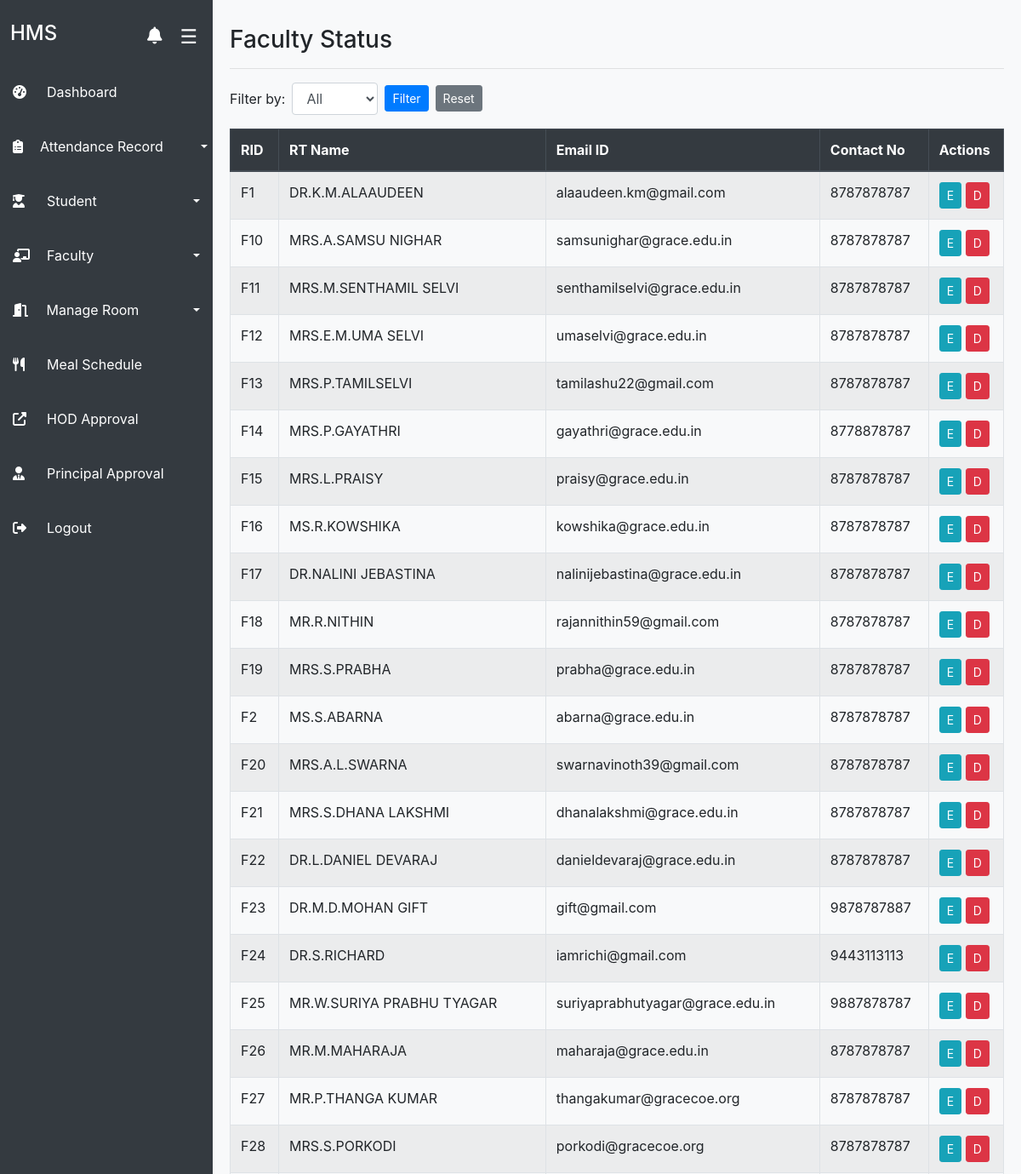
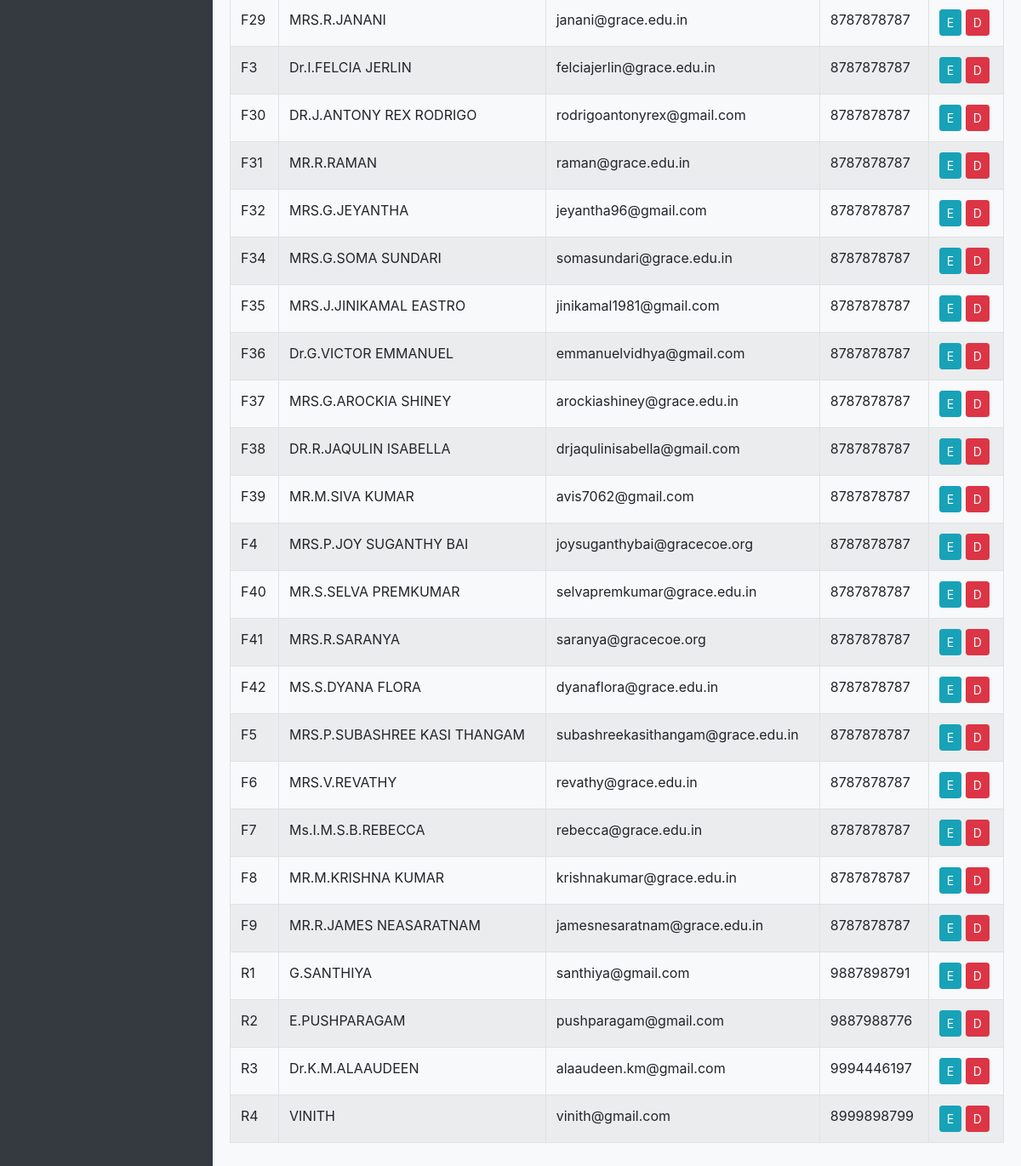
The page /admin/view_teachers.php (signed in) on the database its author committed (2 pictures, top to bottom).
### tables this page shows
CREATE TABLE `teachers` (
  `rid` varchar(255) NOT NULL,
  `name` varchar(255) NOT NULL,
  `email` varchar(255) NOT NULL,
  `password` varchar(255) NOT NULL,
  `gender` varchar(255) NOT NULL,
  `mobile` varchar(255) NOT NULL,
  `department` varchar(200) NOT NULL,
  `current_year` varchar(200) NOT NULL
);

### admin/view_teachers.php (the view, shortened to what this page needs)
<?php
include('../includes/dbconn.php');
?>
<!DOCTYPE html>
<html lang="en">
<head>
    <link rel="stylesheet" href="https://stackpath.bootstrapcdn.com/bootstrap/4.3.1/css/bootstrap.min.css">
</head>
<body style="background-color: #f8f9fa;">
<?php include('sidebar.php'); ?>
<br>
<div class="main-content">
    <h3>Faculty Status</h3>
    <hr>
    <form method="GET" class="form-inline mb-3">
        <label for="gender" class="mr-2">Filter by:</label>
        <select name="gender" id="gender" class="form-control mr-2">
            <option value="">All</option>
        </select>
        <button type="submit" class="btn btn-primary btn-sm mr-2">Filter</button>
        <a href="view_teachers.php" class="btn btn-secondary btn-sm">Reset</a>
    </form>
    <div class="mobile-scroll-table">
        <table class="table table-bordered table-striped">
            <thead class="thead-dark">
                <tr>
                    <th>RID</th>
                    <th>RT Name</th>
                    <th>Email ID</th>
                    <th>Contact No</th>
                    <th>Actions</th>
                </tr>
            </thead>
            <tbody>
                <?php
                $gender_filter = isset($_GET['gender']) && !empty($_GET['gender']) ? $_GET['gender'] : '';
                if ($gender_filter) {
                    $stmt = $connection->prepare("SELECT * FROM teachers WHERE gender = ? ORDER BY rid ASC");
                    $stmt->bind_param("s", $gender_filter);
                    $stmt->execute();
                    $query_run = $stmt->get_result();
                } else {
                    $query_run = mysqli_query($connection, "SELECT * FROM teachers ORDER BY rid ASC");
                }
                if (mysqli_num_rows($query_run) > 0) {
                    while ($row = mysqli_fetch_assoc($query_run)) {
                        echo "<tr>
                                <td>" . htmlspecialchars($row['rid']) . "</td>
                                <td>" . htmlspecialchars($row['name']) . "</td>
                                <td>" . htmlspecialchars($row['email']) . "</td>
                                <td>" . htmlspecialchars($row['mobile']) . "</td>
                                <td>
                                    <a href='edit_teacher.php?id={$row['rid']}' class='btn btn-info btn-sm'>E</a>
                                    <a href='delete_teacher.php?id={$row['rid']}' class='btn btn-danger btn-sm' onclick='return confirm(\"Are you sure you want to delete this faculty?\")'>D</a>
                                </td>
                              </tr>";
                    }
                } else {
                    echo "<tr><td colspan='6' class='text-center'>No faculty found.</td></tr>";
                }
                ?>
            </tbody>
        </table>
    </div>
</div>
</body>
</html>

### admin/sidebar.php (shortened to what this page needs)
<div class="sidebar">
<div class="sidebar-header">
<h4 class="text-center text-white" id="hms-title">HMS</h4>
        <div class="header-icons">
   <div class="bell-wrapper">
    <i class="fas fa-bell bell-icon" id="bell-icon"></i>
</div>
    <button class="toggle-btn" onclick="toggleSidebar()">☰</button>
       </div></div>
    <br>
    <a href="dashboard.php">
        <i class="fas fa-tachometer-alt"></i> Dashboard
    </a>
    <a href="#" class="dropdown-toggle" data-menu="attendance-menu">
        <i class="fas fa-clipboard-list"></i> Attendance Record <i class="fas fa- dropdown-icon"></i>
    </a>
    <a href="#" class="dropdown-toggle" data-menu="student-menu">
        <i class="fas fa-user-graduate"></i> Student <i class="fas fa- dropdown-icon"></i>
    </a>
    <a href="#" class="dropdown-toggle" data-menu="faculty-menu">
        <i class="fas fa-chalkboard-teacher"></i> Faculty <i class="fas fa- dropdown-icon"></i>
    </a>
     <a href="#" class="dropdown-toggle" data-menu="meal-menu">
        <i class="fas fa-door-open"></i>Manage Room <i class="fas fa- dropdown-icon"></i>
    </a>
    <a href="food_schedule.php">
        <i class="fas fa-utensils"></i> Meal Schedule
    </a>
    <a class="nav-link" href="admin_outpass_requests.php">
        <i class="fas fa-external-link-alt"></i> HOD Approval
    </a>
<a class="nav-link" href="principal_outpass_requests.php">
    <i class="fas fa-user-tie"></i> Principal Approval
</a>
    <a href="logout.php">
        <i class="fas fa-sign-out-alt"></i> Logout
    </a>
</div>
<link rel="stylesheet" href="https://cdnjs.cloudflare.com/ajax/libs/font-awesome/6.4.2/css/all.min.css">

### admin/view_teachers.php (style rules this page uses)
.sidebar { width: 250px; background-color: #343a40; height: 100vh; position: fixed; top: 0; left: 0; transition: transform 0.3s ease-in-out; z-index: 1000; }
.main-content { margin-left: 250px; margin-top: -14px; padding: 20px; transition: margin-left 0.3s ease; }
.table td, .table th { white-space: nowrap; }

### admin/sidebar.php (style rules this page uses)
.sidebar { height: 100%; width: 250px; position: fixed; top: 0; left: 0; background-color: #343a40; padding-top: 25px; transition: width 0.3s ease-in-out; z-index: 999; }
.sidebar-header { display: flex; justify-content: space-between; align-items: center; padding: 0 12px; }
.header-icons { display: flex; align-items: center; gap: 15px; }
.bell-wrapper { position: relative; display: inline-block; }
.bell-icon { color: white; font-size: 20px; cursor: pointer; transition: transform 0.2s; }
.toggle-btn { background: none; border: none; font-size: 23px; color: white; cursor: pointer; transition: transform 0.3s; }
.sidebar a { display: flex; align-items: center; gap: 20px; color: white; padding: 10px 15px; text-decoration: none; font-size: 16px; transition: all 0.3s; margin-bottom: 20px; }
.sidebar a i { width: 20px; }

### rows shown on the page
teachers: rid "F1", name "DR.K.M.ALAAUDEEN", email "alaaudeen.km@gmail.com", mobile "8787878787"
teachers: rid "F10", name "MRS.A.SAMSU NIGHAR", email "samsunighar@grace.edu.in", mobile "8787878787"
teachers: rid "F11", name "MRS.M.SENTHAMIL SELVI", email "senthamilselvi@grace.edu.in", mobile "8787878787"
teachers: rid "F12", name "MRS.E.M.UMA SELVI", email "umaselvi@grace.edu.in", mobile "8787878787"
teachers: rid "F13", name "MRS.P.TAMILSELVI", email "tamilashu22@gmail.com", mobile "8787878787"
teachers: rid "F14", name "MRS.P.GAYATHRI", email "gayathri@grace.edu.in", mobile "8778878787"
teachers: rid "F15", name "MRS.L.PRAISY", email "praisy@grace.edu.in", mobile "8787878787"
teachers: rid "F16", name "MS.R.KOWSHIKA", email "kowshika@grace.edu.in", mobile "8787878787"
teachers: rid "F17", name "DR.NALINI JEBASTINA", email "nalinijebastina@grace.edu.in", mobile "8787878787"
teachers: rid "F18", name "MR.R.NITHIN", email "rajannithin59@gmail.com", mobile "8787878787"
teachers: rid "F19", name "MRS.S.PRABHA", email "prabha@grace.edu.in", mobile "8787878787"
teachers: rid "F2", name "MS.S.ABARNA", email "abarna@grace.edu.in", mobile "8787878787"
teachers: rid "F20", name "MRS.A.L.SWARNA", email "swarnavinoth39@gmail.com", mobile "8787878787"
teachers: rid "F21", name "MRS.S.DHANA LAKSHMI", email "dhanalakshmi@grace.edu.in", mobile "8787878787"
teachers: rid "F22", name "DR.L.DANIEL DEVARAJ", email "danieldevaraj@grace.edu.in", mobile "8787878787"
teachers: rid "F23", name "DR.M.D.MOHAN GIFT", email "gift@gmail.com", mobile "9878787887"
teachers: rid "F24", name "DR.S.RICHARD", email "iamrichi@gmail.com", mobile "9443113113"
teachers: rid "F25", name "MR.W.SURIYA PRABHU TYAGAR", email "suriyaprabhutyagar@grace.edu.in", mobile "9887878787"
teachers: rid "F26", name "MR.M.MAHARAJA", email "maharaja@grace.edu.in", mobile "8787878787"
teachers: rid "F27", name "MR.P.THANGA KUMAR", email "thangakumar@gracecoe.org", mobile "8787878787"
teachers: rid "F28", name "MRS.S.PORKODI", email "porkodi@gracecoe.org", mobile "8787878787"
teachers: rid "F29", name "MRS.R.JANANI", email "janani@grace.edu.in", mobile "8787878787"
teachers: rid "F3", name "Dr.I.FELCIA JERLIN", email "felciajerlin@grace.edu.in", mobile "8787878787"
teachers: rid "F30", name "DR.J.ANTONY REX RODRIGO", email "rodrigoantonyrex@gmail.com", mobile "8787878787"
teachers: rid "F31", name "MR.R.RAMAN", email "raman@grace.edu.in", mobile "8787878787"
teachers: rid "F32", name "MRS.G.JEYANTHA", email "jeyantha96@gmail.com", mobile "8787878787"
teachers: rid "F34", name "MRS.G.SOMA SUNDARI", email "somasundari@grace.edu.in", mobile "8787878787"
teachers: rid "F35", name "MRS.J.JINIKAMAL EASTRO", email "jinikamal1981@gmail.com", mobile "8787878787"
teachers: rid "F36", name "Dr.G.VICTOR EMMANUEL", email "emmanuelvidhya@gmail.com", mobile "8787878787"
teachers: rid "F37", name "MRS.G.AROCKIA SHINEY", email "arockiashiney@grace.edu.in", mobile "8787878787"
teachers: rid "F38", name "DR.R.JAQULIN ISABELLA", email "drjaqulinisabella@gmail.com", mobile "8787878787"
teachers: rid "F39", name "MR.M.SIVA KUMAR", email "avis7062@gmail.com", mobile "8787878787"
teachers: rid "F4", name "MRS.P.JOY SUGANTHY BAI", email "joysuganthybai@gracecoe.org", mobile "8787878787"
teachers: rid "F40", name "MR.S.SELVA PREMKUMAR", email "selvapremkumar@grace.edu.in", mobile "8787878787"
teachers: rid "F41", name "MRS.R.SARANYA", email "saranya@gracecoe.org", mobile "8787878787"
teachers: rid "F42", name "MS.S.DYANA FLORA", email "dyanaflora@grace.edu.in", mobile "8787878787"
teachers: rid "F5", name "MRS.P.SUBASHREE KASI THANGAM", email "subashreekasithangam@grace.edu.in", mobile "8787878787"
teachers: rid "F6", name "MRS.V.REVATHY", email "revathy@grace.edu.in", mobile "8787878787"
teachers: rid "F7", name "Ms.I.M.S.B.REBECCA", email "rebecca@grace.edu.in", mobile "8787878787"
teachers: rid "F8", name "MR.M.KRISHNA KUMAR", email "krishnakumar@grace.edu.in", mobile "8787878787"
teachers: rid "F9", name "MR.R.JAMES NEASARATNAM", email "jamesnesaratnam@grace.edu.in", mobile "8787878787"
teachers: rid "R1", name "G.SANTHIYA", email "santhiya@gmail.com", mobile "9887898791"
teachers: rid "R2", name "E.PUSHPARAGAM", email "pushparagam@gmail.com", mobile "9887988776"
teachers: rid "R3", name "Dr.K.M.ALAAUDEEN", email "alaaudeen.km@gmail.com", mobile "9994446197"
teachers: rid "R4", name "VINITH", email "vinith@gmail.com", mobile "8999898799"
